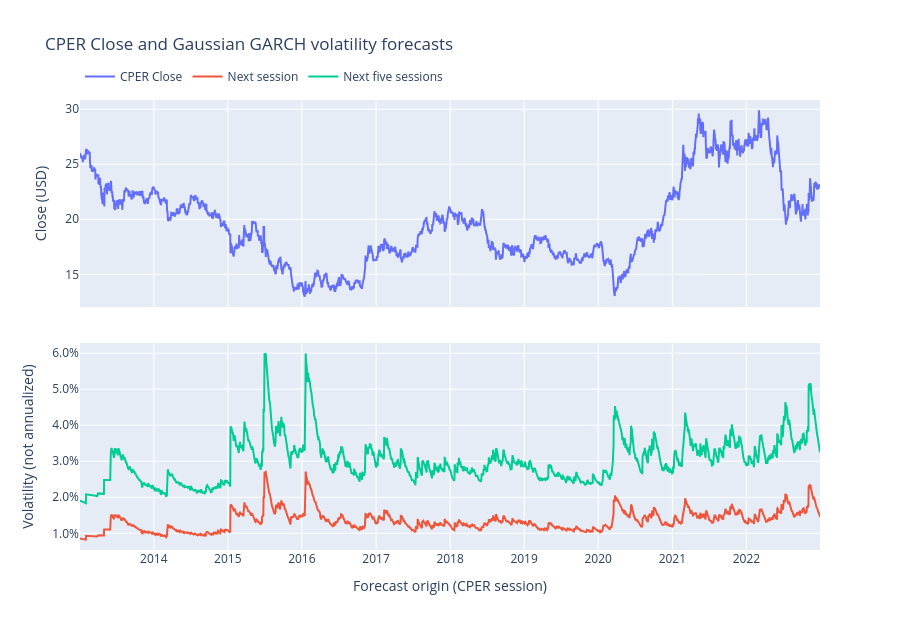

Here is the notebook cell this chart was saved with:
### Code cell
cper_close = pd.read_parquet(data_dir / "raw_development.parquet", columns=["copper"])[
    "copper"
]
forecast_fig = dc.plot_garch_forecasts(gaussian_forecasts, cper_close)
forecast_fig.show(renderer="plotly_mimetype")

### Figure 1 — Plotly figure (JSON) as saved in the notebook; plotly's stock layout.template omitted (floating-point values rounded to 4 significant figures; data arrays with more than 128 entries replaced by an {"elided": "..."} marker saying what was removed)
{"data": [{"hovertemplate": "$%{y:.2f}", "mode": "lines", "name": "CPER Close", "type": "scatter", "x": {"elided": "2516 str values"}, "xaxis": "x", "y": {"elided": "2516 float values"}, "yaxis": "y"}, {"hovertemplate": "%{y:.2%}", "mode": "lines", "name": "Next session", "type": "scatter", "x": {"elided": "2516 str values"}, "xaxis": "x2", "y": {"elided": "2516 float values"}, "yaxis": "y2"}, {"hovertemplate": "%{y:.2%}", "mode": "lines", "name": "Next five sessions", "type": "scatter", "x": {"elided": "2516 str values"}, "xaxis": "x2", "y": {"elided": "2516 float values"}, "yaxis": "y2"}], "layout": {"height": 630, "hovermode": "x unified", "legend": {"orientation": "h", "y": 1.02, "yanchor": "bottom"}, "margin": {"t": 100}, "title": {"text": "CPER Close and Gaussian GARCH volatility forecasts"}, "xaxis": {"anchor": "y", "domain": [0, 1], "matches": "x2", "showticklabels": false}, "xaxis2": {"anchor": "y2", "domain": [0, 1], "title": {"text": "Forecast origin (CPER session)"}}, "yaxis": {"anchor": "x", "domain": [0.54, 1], "title": {"text": "Close (USD)"}}, "yaxis2": {"anchor": "x2", "domain": [0, 0.46], "tickformat": ".1%", "title": {"text": "Volatility (not annualized)"}}}}
